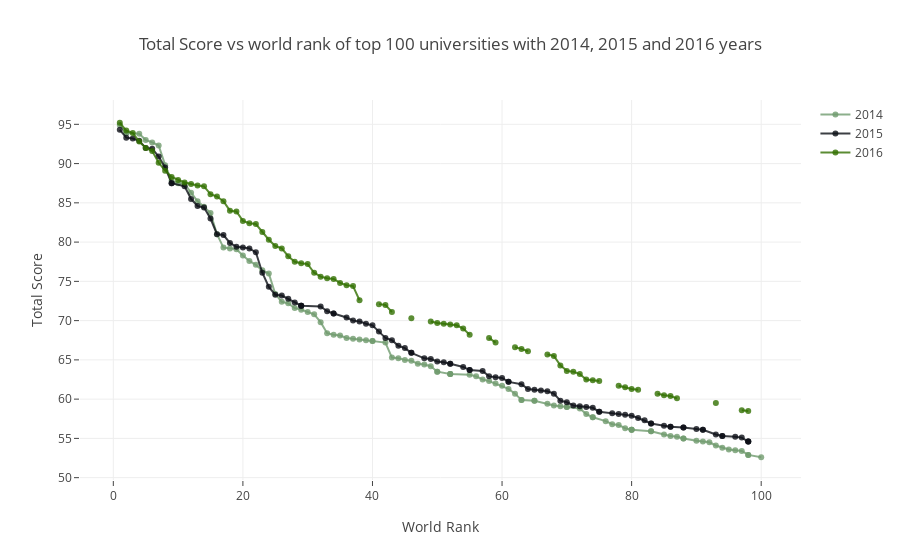

The notebook cell saved with this chart:
### Code cell
fig = dict(data = data, layout = layout)
iplot(fig)

### Figure 1 — Plotly figure (JSON) as saved in the notebook; plotly's stock layout.template omitted (floating-point values rounded to 4 significant figures)
{"data": [{"marker": {"color": "rgba(112,155,110,0.8)"}, "mode": "lines+markers", "name": "2014", "text": ["California Institute of Technology", "Harvard University", "University of Oxford", "Stanford University", "Massachusetts Institute of Technology", "Princeton University", "University of Cambridge", "University of California, Berkeley", "University of Chicago", "Imperial College London", "Yale University", "University of California, Los Angeles", "Columbia University", "ETH Zurich – Swiss Federal Institute of Technology Zurich", "Johns Hopkins University", "University of Pennsylvania", "Duke University", "University of Michigan", "Cornell University", "University of Toronto", "University College London", "Northwestern University", "University of Tokyo", "Carnegie Mellon University", "University of Washington", "National University of Singapore", "University of Texas at Austin", "Georgia Institute of Technology", "University of Illinois at Urbana-Champaign", "University of Wisconsin-Madison", "University of British Columbia", "London School of Economics and Political Science", "University of California, Santa Barbara", "University of Melbourne", "McGill University", "Karolinska Institute", "École Polytechnique Fédérale de Lausanne", "King’s College London", "University of Edinburgh", "New York University", "University of California, San Diego", "Washington University in St Louis", "University of Hong Kong", "Seoul National University", "Peking University", "University of Minnesota", "University of North Carolina at Chapel Hill", "Australian National University", "Pennsylvania State University", "Boston University", "Tsinghua University", "Brown University", "Kyoto University", "University of California, Davis", "LMU Munich", "Korea Advanced Institute of Science and Technology (KAIST)", "Hong Kong University of Science and Technology", "University of Manchester", "Ohio State University", "Pohang University of Science and Technology", "KU Leuven", "Purdue University", "The University of Queensland", "University of Göttingen", "Rice University", "École Normale Supérieure", "Leiden University", "Heidelberg University", "Delft University of Technology", "University of Southern California", "École Polytechnique", "University of Sydney", "Erasmus University Rotterdam", "University of Basel", "Utrecht University", "Nanyang Technological University", "Wageningen University and Research Center", "University of Pittsburgh", "University of Bristol", "Durham University", "Emory University", "Tufts University", "Michigan State University", "University of Amsterdam", "Ghent University", "Free University of Berlin", "Technical University of Munich", "Case Western Reserve University", "Vanderbilt University", "University of Notre Dame", "Monash University", "McMaster University", "University of California, Irvine", "Humboldt University of Berlin", "University of Rochester", "Pierre and Marie Curie University", "University of Colorado Boulder", "Maastricht University", "University of Groningen", "University of Helsinki"], "x": ["1", "2", "2", "4", "5", "6", "7", "8", "9", "10", "11", "12", "13", "14", "15", "16", "17", "18", "19", "20", "21", "22", "23", "24", "25", "26", "27", "28", "29", "30", "31", "32", "33", "34", "35", "36", "37", "38", "39", "40", "40", "42", "43", "44", "45", "46", "47", "48", "49", "50", "50", "52", "52", "52", "55", "56", "57", "58", "59", "60", "61", "62", "63", "63", "65", "65", "67", "68", "69", "70", "70", "72", "73", "74", "74", "76", "77", "78", "79", "80", "80", "80", "83", "83", "85", "86", "87", "88", "88", "90", "91", "92", "93", "94", "95", "96", "97", "98", "98", "100"], "y": ["94.9", "93.9", "93.9", "93.8", "93.0", "92.7", "92.3", "89.8", "87.8", "87.5", "87.4", "86.3", "85.2", "84.5", "83.7", "81.0", "79.3", "79.2", "79.1", "78.3", "77.6", "77.1", "76.4", "76.0", "73.4", "72.4", "72.2", "71.6", "71.4", "71.1", "70.8", "69.8", "68.4", "68.2", "68.1", "67.8", "67.7", "67.6", "67.5", "67.4", "67.4", "67.2", "65.3", "65.2", "65.0", "64.9", "64.5", "64.4", "64.2", "63.5", "63.5", "63.2", "63.2", "63.2", "63.1", "62.9", "62.5", "62.3", "62.0", "61.7", "61.3", "60.7", "59.9", "59.9", "59.8", "59.8", "59.4", "59.2", "59.1", "59.0", "59.0", "58.8", "58.1", "57.7", "57.7", "57.2", "56.8", "56.7", "56.3", "56.1", "56.1", "56.1", "55.9", "55.9", "55.5", "55.3", "55.2", "55.0", "55.0", "54.7", "54.6", "54.5", "54.1", "53.8", "53.6", "53.5", "53.4", "52.9", "52.9", "52.6"], "type": "scatter", "uid": "b02daa62-6499-4d99-a3d9-837c8c8e0bcc"}, {"marker": {"color": "rgba(12,15,22,0.8)"}, "mode": "lines+markers", "name": "2015", "text": ["California Institute of Technology", "Harvard University", "University of Oxford", "Stanford University", "University of Cambridge", "Massachusetts Institute of Technology", "Princeton University", "University of California, Berkeley", "Imperial College London", "Yale University", "University of Chicago", "University of California, Los Angeles", "ETH Zurich – Swiss Federal Institute of Technology Zurich", "Columbia University", "Johns Hopkins University", "University of Pennsylvania", "University of Michigan", "Duke University", "Cornell University", "University of Toronto", "Northwestern University", "University College London", "University of Tokyo", "Carnegie Mellon University", "National University of Singapore", "University of Washington", "Georgia Institute of Technology", "University of Texas at Austin", "LMU Munich", "University of Illinois at Urbana-Champaign", "University of Wisconsin-Madison", "University of British Columbia", "University of Melbourne", "London School of Economics and Political Science", "École Polytechnique Fédérale de Lausanne", "University of Edinburgh", "University of California, Santa Barbara", "New York University", "McGill University", "King’s College London", "University of California, San Diego", "Washington University in St Louis", "University of Hong Kong", "Karolinska Institute", "Australian National University", "University of Minnesota", "University of North Carolina at Chapel Hill", "Peking University", "Tsinghua University", "Seoul National University", "Hong Kong University of Science and Technology", "Korea Advanced Institute of Science and Technology (KAIST)", "University of Manchester", "Brown University", "KU Leuven", "University of California, Davis", "Boston University", "Pennsylvania State University", "Kyoto University", "University of Sydney", "Nanyang Technological University", "École Polytechnique", "Scuola Normale Superiore di Pisa", "Leiden University", "The University of Queensland", "Pohang University of Science and Technology", "University of Göttingen", "Ohio State University", "Rice University", "Heidelberg University", "Delft University of Technology", "Erasmus University Rotterdam", "Wageningen University and Research Center", "University of Bristol", "University of Basel", "University of Southern California", "University of Amsterdam", "École Normale Supérieure", "Utrecht University", "Humboldt University of Berlin", "Free University of Berlin", "Michigan State University", "Durham University", "Monash University", "Middle East Technical University", "University of Arizona", "University of Notre Dame", "Tufts University", "University of California, Irvine", "Ghent University", "University of Massachusetts", "University of Pittsburgh", "Emory University", "McMaster University", "University of Glasgow", "Vanderbilt University", "University of Colorado Boulder", "Stockholm University", "Technical University of Munich", "Uppsala University"], "x": ["1", "2", "3", "4", "5", "6", "7", "8", "9", "9", "11", "12", "13", "14", "15", "16", "17", "18", "19", "20", "21", "22", "23", "24", "25", "26", "27", "28", "29", "29", "29", "32", "33", "34", "34", "36", "37", "38", "39", "40", "41", "42", "43", "44", "45", "46", "46", "48", "49", "50", "51", "52", "52", "54", "55", "55", "57", "58", "59", "60", "61", "61", "63", "64", "65", "66", "67", "68", "69", "70", "71", "72", "73", "74", "75", "75", "77", "78", "79", "80", "81", "82", "83", "83", "85", "86", "86", "88", "88", "90", "91", "91", "93", "94", "94", "96", "97", "98", "98", "98"], "y": ["94.3", "93.3", "93.2", "92.9", "92.0", "91.9", "90.9", "89.5", "87.5", "87.5", "87.1", "85.5", "84.6", "84.4", "83.0", "81.0", "80.9", "79.9", "79.4", "79.3", "79.2", "78.7", "76.1", "74.3", "73.3", "73.2", "72.8", "72.3", "71.9", "71.9", "71.9", "71.8", "71.2", "70.9", "70.9", "70.4", "70.0", "69.9", "69.6", "69.4", "68.6", "67.8", "67.5", "66.8", "66.5", "65.9", "65.9", "65.2", "65.1", "64.8", "64.7", "64.5", "64.5", "64.1", "63.7", "63.7", "63.6", "62.9", "62.8", "62.7", "62.2", "62.2", "61.9", "61.3", "61.2", "61.1", "61.0", "60.7", "59.8", "59.6", "59.2", "59.1", "59.0", "58.9", "58.4", "58.4", "58.2", "58.1", "58.0", "57.9", "57.6", "57.3", "56.9", "56.9", "56.6", "56.5", "56.5", "56.4", "56.4", "56.2", "56.1", "56.1", "55.5", "55.3", "55.3", "55.2", "55.1", "54.6", "54.6", "54.6"], "type": "scatter", "uid": "3372bfcf-34e5-44f0-95f6-848f05182ffb"}, {"marker": {"color": "rgba(50,112,1,0.8)"}, "mode": "lines+markers", "name": "2016", "text": ["California Institute of Technology", "University of Oxford", "Stanford University", "University of Cambridge", "Massachusetts Institute of Technology", "Harvard University", "Princeton University", "Imperial College London", "ETH Zurich – Swiss Federal Institute of Technology Zurich", "University of Chicago", "Johns Hopkins University", "Yale University", "University of California, Berkeley", "University College London", "Columbia University", "University of California, Los Angeles", "University of Pennsylvania", "Cornell University", "University of Toronto", "Duke University", "University of Michigan", "Carnegie Mellon University", "London School of Economics and Political Science", "University of Edinburgh", "Northwestern University", "National University of Singapore", "King’s College London", "Karolinska Institute", "LMU Munich", "New York University", "École Polytechnique Fédérale de Lausanne", "University of Washington", "University of Melbourne", "University of British Columbia", "KU Leuven", "University of Illinois at Urbana-Champaign", "Heidelberg University", "McGill University", "University of California, San Diego", "University of California, Santa Barbara", "Georgia Institute of Technology", "Peking University", "University of Tokyo", "University of California, Davis", "University of Hong Kong", "University of Texas at Austin", "Tsinghua University", "Wageningen University and Research Center", "Humboldt University of Berlin", "University of Wisconsin-Madison", "Brown University", "Australian National University", "Technical University of Munich", "École Normale Supérieure", "Nanyang Technological University", "University of Manchester", "University of Sydney", "University of Amsterdam", "Hong Kong University of Science and Technology", "The University of Queensland", "Washington University in St Louis", "Utrecht University", "University of North Carolina at Chapel Hill", "Boston University", "Delft University of Technology", "University of Minnesota", "Leiden University", "University of Southern California", "University of Bristol", "Durham University", "Erasmus University Rotterdam", "Free University of Berlin", "Monash University", "University of Groningen", "Pennsylvania State University", "University of Glasgow", "University of Helsinki", "University of Tübingen", "University of Pittsburgh", "University of Warwick", "Uppsala University", "University of Copenhagen", "University of New South Wales", "University of Freiburg", "Seoul National University", "University of St Andrews", "Vanderbilt University", "Kyoto University", "Maastricht University", "Emory University", "Lund University", "Ohio State University", "University of Exeter", "University of Bonn", "Georgetown University", "McMaster University", "University of Sheffield", "Queen Mary University of London", "University of Göttingen", "Michigan State University"], "x": ["1", "2", "3", "4", "5", "6", "7", "8", "9", "10", "11", "12", "13", "14", "15", "16", "17", "18", "19", "20", "21", "22", "23", "24", "25", "26", "27", "28", "29", "30", "31", "32", "33", "34", "35", "36", "37", "38", "=39", "=39", "41", "42", "43", "=44", "=44", "46", "=47", "=47", "49", "50", "51", "52", "53", "54", "55", "=56", "=56", "58", "59", "=60", "=60", "62", "63", "64", "=65", "=65", "67", "68", "69", "70", "71", "72", "73", "74", "75", "=76", "=76", "78", "79", "80", "81", "=82", "=82", "84", "85", "86", "87", "=88", "=88", "=90", "=90", "=90", "93", "=94", "=94", "=94", "97", "98", "=99", "=99"], "y": ["95.2", "94.2", "93.9", "92.8", "92.0", "91.6", "90.1", "89.1", "88.3", "87.9", "87.6", "87.4", "87.2", "87.1", "86.1", "85.8", "85.2", "84.0", "83.9", "82.7", "82.4", "82.3", "81.3", "80.3", "79.5", "79.2", "78.2", "77.5", "77.3", "77.2", "76.1", "75.6", "75.4", "75.3", "74.8", "74.5", "74.4", "72.6", "72.2", "72.2", "72.1", "72.0", "71.1", "71.0", "71.0", "70.3", "70.0", "70.0", "69.9", "69.7", "69.6", "69.5", "69.4", "69.0", "68.2", "68.1", "68.1", "67.8", "67.2", "67.0", "67.0", "66.6", "66.4", "66.1", "65.9", "65.9", "65.7", "65.5", "64.3", "63.6", "63.5", "63.2", "62.5", "62.4", "62.3", "61.9", "61.9", "61.7", "61.5", "61.3", "61.2", "61.0", "61.0", "60.7", "60.5", "60.4", "60.1", "59.9", "59.9", "59.7", "59.7", "59.7", "59.5", "58.8", "58.8", "58.8", "58.6", "58.5", "58.0", "58.0"], "type": "scatter", "uid": "fe9e287f-5d46-40c9-b943-80c74c0182fb"}], "layout": {"title": {"text": "Total Score vs world rank of top 100 universities with 2014, 2015 and 2016 years"}, "xaxis": {"ticklen": 5, "title": {"text": "World Rank"}, "zeroline": false}, "yaxis": {"ticklen": 5, "title": {"text": "Total Score"}, "zeroline": false}}}
